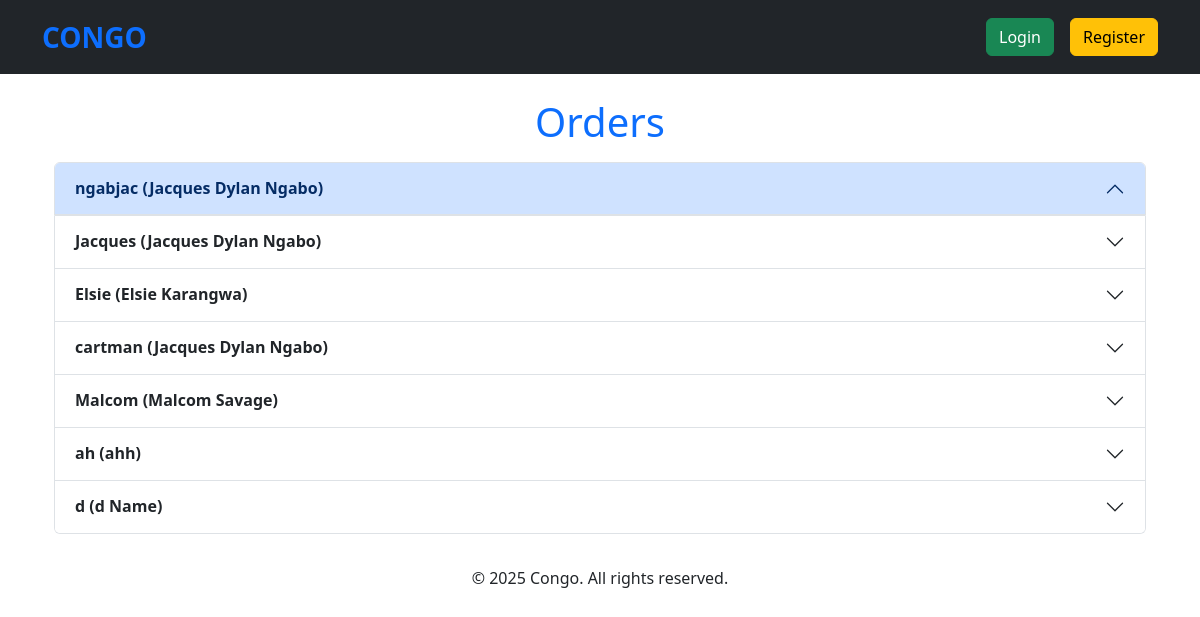
Screenshot of /orders/ with the database file from the repository.
### models.py (models this page shows)
class Order(db.Model):
    id = db.Column(db.Integer, primary_key=True)
    username = db.Column(db.String(80), unique=False, nullable=False)
    realname = db.Column(db.String(200), unique=False, nullable=False)
    mailingaddress = db.Column(db.String(200), unique=False, nullable=False)
    cart = db.Column(JSON, nullable=False)

### app.py (the view)
@app.route("/orders/", methods=["GET"])
def orders():
    orders = Order.query.all()
    grouped_orders = defaultdict(list)
    for order in orders:
        grouped_orders[order.username].append(order)  # Group the orders by the username
    return render_template("orders.html", grouped_orders=grouped_orders)

### app.py (called while the page is built)
@app.before_request
def check_login():
    if (
        request.path == url_for("register_form")
        or request.path == url_for("login_form")
        or request.path == url_for("orders")
        or request.path == url_for("create_user")
        or request.path.startswith("/static/")
    ):
        pass
    elif "username" not in session:
        return redirect(url_for("login_form"))

@app.after_request
def add_no_cache_headers(response):
    response.headers["Cache-Control"] = "no-store, no-cache, must-revalidate, max-age=0"
    response.headers["Pragma"] = "no-cache"
    response.headers["Expires"] = "0"
    return response

### templates/orders.html (shortened to what this page needs)
{% extends "base.html" %}
{% block content %}
<div class="container mt-4">
    <h1 class="text-primary text-center">Orders</h1>
    {% if grouped_orders %}
        <div class="accordion mt-3" id="ordersAccordion">
            {% for username, user_orders in grouped_orders.items() %}
                <div class="accordion-item">
                    <h2 class="accordion-header" id="heading-{{ username }}">
                        <button class="accordion-button {% if loop.index != 1 %}collapsed{% endif %}"
                                type="button"
                                data-bs-toggle="collapse"
                                data-bs-target="#collapse-{{ username }}"
                                aria-expanded="{% if loop.index == 1 %}true{% else %}false{% endif %}"
                                aria-controls="collapse-{{ username }}">
                            <strong>{{ username }} ({{ user_orders[0].realname }})</strong>
                        </button>
                    </h2>
                </div>
            {% endfor %}
        </div>
    {% else %}
        <div class="alert alert-warning text-center mt-4">
            <p>No orders have been placed yet.</p>
        </div>
    {% endif %}
</div>
{% endblock %}

### rows the page displays
Order: username "ngabjac", realname "Jacques Dylan Ngabo"
Order: username "Jacques", realname "Jacques Dylan Ngabo"
Order: username "Elsie", realname "Elsie Karangwa"
Order: username "cartman", realname "Jacques Dylan Ngabo"
Order: username "Malcom", realname "Malcom Savage"
Order: username "ah", realname "ahh"
Order: realname "d Name"

### other values shown
{{ username }} "d"
